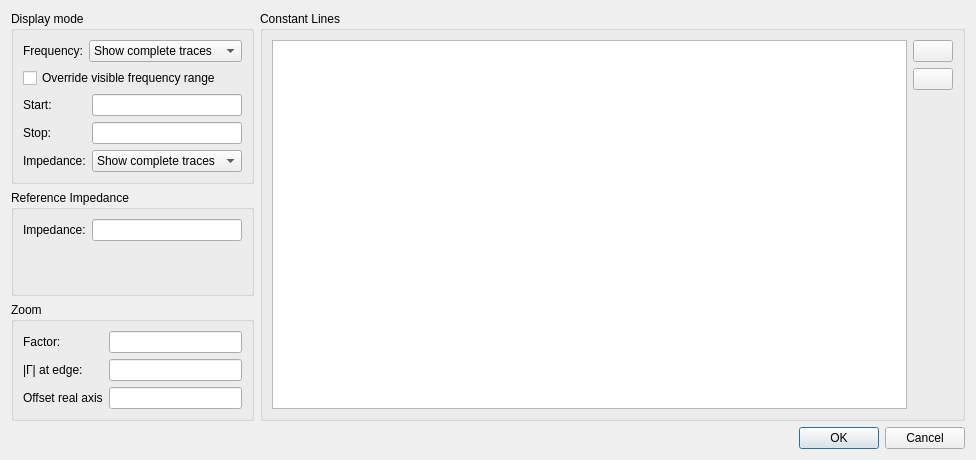
<?xml version="1.0" encoding="UTF-8"?>
<ui version="4.0">
 <class>SmithChartDialog</class>
 <widget class="QDialog" name="SmithChartDialog">
  <property name="geometry">
   <rect>
    <x>0</x>
    <y>0</y>
    <width>976</width>
    <height>460</height>
   </rect>
  </property>
  <property name="windowTitle">
   <string>Smithchart Setup</string>
  </property>
  <property name="modal">
   <bool>true</bool>
  </property>
  <layout class="QVBoxLayout" name="verticalLayout_4">
   <item>
    <layout class="QHBoxLayout" name="horizontalLayout_2" stretch="0,1">
     <item>
      <layout class="QVBoxLayout" name="verticalLayout_3">
       <item>
        <widget class="QGroupBox" name="groupBox_2">
         <property name="title">
          <string>Display mode</string>
         </property>
         <layout class="QVBoxLayout" name="verticalLayout_2">
          <item>
           <layout class="QFormLayout" name="formLayout_2">
            <item row="0" column="0">
             <widget class="QLabel" name="label_4">
              <property name="text">
               <string>Frequency:</string>
              </property>
             </widget>
            </item>
            <item row="0" column="1">
             <widget class="QComboBox" name="displayModeFreq">
              <item>
               <property name="text">
                <string>Show complete traces</string>
               </property>
              </item>
              <item>
               <property name="text">
                <string>Limit to current span</string>
               </property>
              </item>
             </widget>
            </item>
           </layout>
          </item>
          <item>
           <widget class="QCheckBox" name="displayFreqOverride">
            <property name="text">
             <string>Override visible frequency range</string>
            </property>
           </widget>
          </item>
          <item>
           <layout class="QFormLayout" name="formLayout_4">
            <item row="0" column="0">
             <widget class="QLabel" name="label_7">
              <property name="text">
               <string>Start:</string>
              </property>
             </widget>
            </item>
            <item row="1" column="0">
             <widget class="QLabel" name="label_8">
              <property name="text">
               <string>Stop:</string>
              </property>
             </widget>
            </item>
            <item row="2" column="0">
             <widget class="QLabel" name="label_5">
              <property name="text">
               <string>Impedance:</string>
              </property>
             </widget>
            </item>
            <item row="2" column="1">
             <widget class="QComboBox" name="displayModeImp">
              <item>
               <property name="text">
                <string>Show complete traces</string>
               </property>
              </item>
              <item>
               <property name="text">
                <string>Limit to visible area</string>
               </property>
              </item>
             </widget>
            </item>
            <item row="0" column="1">
             <widget class="SIUnitEdit" name="displayStartFreq"/>
            </item>
            <item row="1" column="1">
             <widget class="SIUnitEdit" name="displayStopFreq"/>
            </item>
           </layout>
          </item>
         </layout>
        </widget>
       </item>
       <item>
        <widget class="QGroupBox" name="groupBox_4">
         <property name="title">
          <string>Reference Impedance</string>
         </property>
         <layout class="QFormLayout" name="formLayout_3">
          <item row="0" column="1">
           <widget class="SIUnitEdit" name="impedance"/>
          </item>
          <item row="0" column="0">
           <widget class="QLabel" name="label">
            <property name="text">
             <string>Impedance:</string>
            </property>
           </widget>
          </item>
         </layout>
        </widget>
       </item>
       <item>
        <widget class="QGroupBox" name="groupBox">
         <property name="title">
          <string>Zoom</string>
         </property>
         <layout class="QFormLayout" name="formLayout">
          <item row="0" column="0">
           <widget class="QLabel" name="label_2">
            <property name="text">
             <string>Factor:</string>
            </property>
           </widget>
          </item>
          <item row="0" column="1">
           <widget class="SIUnitEdit" name="zoomFactor"/>
          </item>
          <item row="1" column="0">
           <widget class="QLabel" name="label_3">
            <property name="text">
             <string>&lt;html&gt;&lt;head/&gt;&lt;body&gt;&lt;p&gt;|Γ| at edge:&lt;/p&gt;&lt;/body&gt;&lt;/html&gt;</string>
            </property>
           </widget>
          </item>
          <item row="1" column="1">
           <widget class="SIUnitEdit" name="zoomReflection"/>
          </item>
          <item row="2" column="0">
           <widget class="QLabel" name="label_6">
            <property name="text">
             <string>Offset real axis</string>
            </property>
           </widget>
          </item>
          <item row="2" column="1">
           <widget class="SIUnitEdit" name="offsetRealAxis"/>
          </item>
         </layout>
        </widget>
       </item>
      </layout>
     </item>
     <item>
      <widget class="QGroupBox" name="groupBox_3">
       <property name="title">
        <string>Constant Lines</string>
       </property>
       <layout class="QHBoxLayout" name="horizontalLayout">
        <item>
         <widget class="QTableView" name="lineTable">
          <property name="selectionMode">
           <enum>QAbstractItemView::ExtendedSelection</enum>
          </property>
          <property name="selectionBehavior">
           <enum>QAbstractItemView::SelectRows</enum>
          </property>
          <attribute name="horizontalHeaderMinimumSectionSize">
           <number>20</number>
          </attribute>
          <attribute name="horizontalHeaderStretchLastSection">
           <bool>true</bool>
          </attribute>
          <attribute name="verticalHeaderVisible">
           <bool>false</bool>
          </attribute>
          <attribute name="verticalHeaderDefaultSectionSize">
           <number>21</number>
          </attribute>
         </widget>
        </item>
        <item>
         <layout class="QVBoxLayout" name="verticalLayout">
          <item>
           <widget class="QPushButton" name="addLine">
            <property name="text">
             <string/>
            </property>
            <property name="icon">
             <iconset theme="list-add" resource="../icons.qrc">
              <normaloff>:/icons/add.png</normaloff>:/icons/add.png</iconset>
            </property>
           </widget>
          </item>
          <item>
           <widget class="QPushButton" name="removeLine">
            <property name="text">
             <string/>
            </property>
            <property name="icon">
             <iconset theme="list-remove" resource="../icons.qrc">
              <normaloff>:/icons/remove.png</normaloff>:/icons/remove.png</iconset>
            </property>
           </widget>
          </item>
          <item>
           <spacer name="verticalSpacer">
            <property name="orientation">
             <enum>Qt::Vertical</enum>
            </property>
            <property name="sizeHint" stdset="0">
             <size>
              <width>20</width>
              <height>40</height>
             </size>
            </property>
           </spacer>
          </item>
         </layout>
        </item>
       </layout>
      </widget>
     </item>
    </layout>
   </item>
   <item>
    <widget class="QDialogButtonBox" name="buttonBox">
     <property name="orientation">
      <enum>Qt::Horizontal</enum>
     </property>
     <property name="standardButtons">
      <set>QDialogButtonBox::Cancel|QDialogButtonBox::Ok</set>
     </property>
    </widget>
   </item>
  </layout>
 </widget>
 <customwidgets>
  <customwidget>
   <class>SIUnitEdit</class>
   <extends>QLineEdit</extends>
   <header>CustomWidgets/siunitedit.h</header>
  </customwidget>
 </customwidgets>
 <resources>
  <include location="../icons.qrc"/>
 </resources>
 <connections>
  <connection>
   <sender>buttonBox</sender>
   <signal>accepted()</signal>
   <receiver>SmithChartDialog</receiver>
   <slot>accept()</slot>
   <hints>
    <hint type="sourcelabel">
     <x>248</x>
     <y>254</y>
    </hint>
    <hint type="destinationlabel">
     <x>157</x>
     <y>274</y>
    </hint>
   </hints>
  </connection>
  <connection>
   <sender>buttonBox</sender>
   <signal>rejected()</signal>
   <receiver>SmithChartDialog</receiver>
   <slot>reject()</slot>
   <hints>
    <hint type="sourcelabel">
     <x>316</x>
     <y>260</y>
    </hint>
    <hint type="destinationlabel">
     <x>286</x>
     <y>274</y>
    </hint>
   </hints>
  </connection>
 </connections>
</ui>
